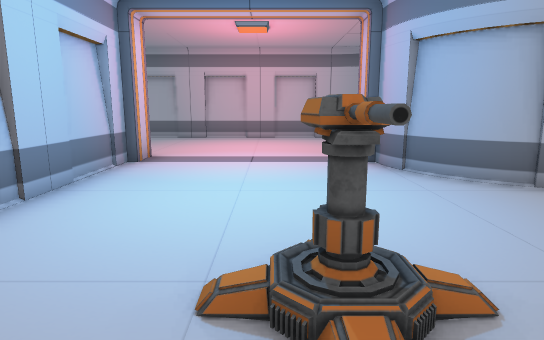
[1] (above)

16 first-person views from a walk through a scene from a Unity 3-D project. The camera is 1.3 m above the floor, tilts 10° down and sees 75° across. Doors are open. The floor is counted in squares, 1 m on a side. Each view is taken from the middle of a square. On the plan, view 1 faces up. The plan holds only what a view shows up to about 15 squares ahead; the rest is blank. The player is left out.

[2]
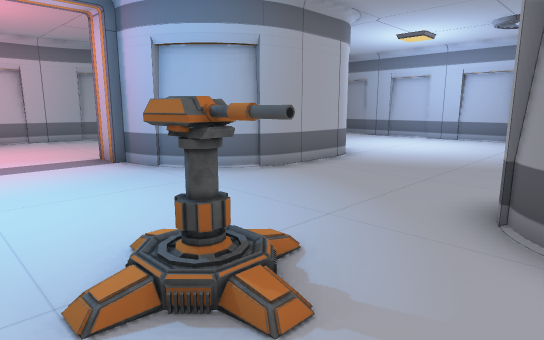

[3]
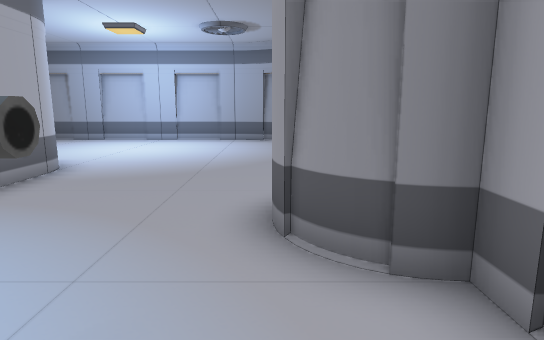

[4]
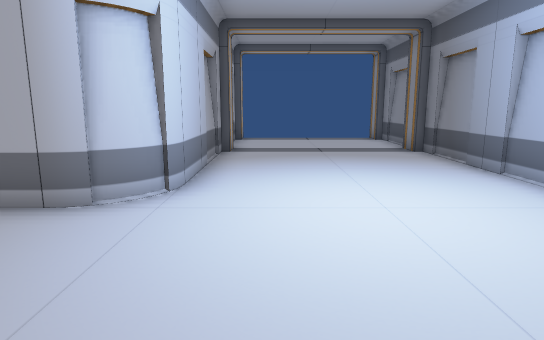

[5]
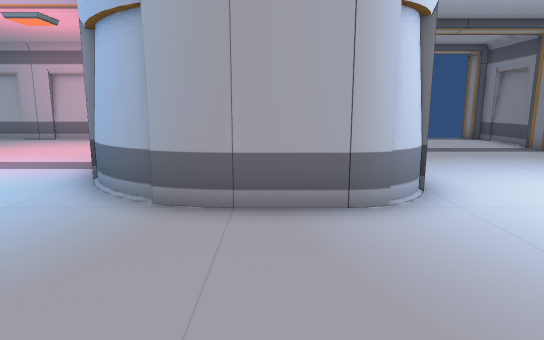

[6]
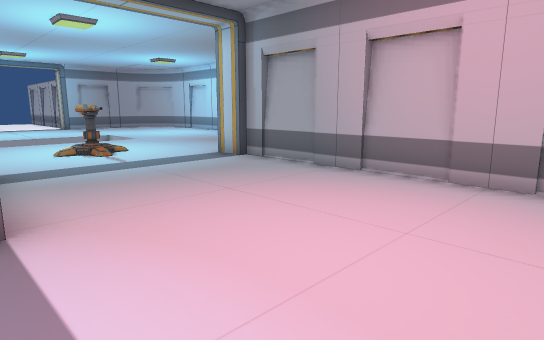

[7]
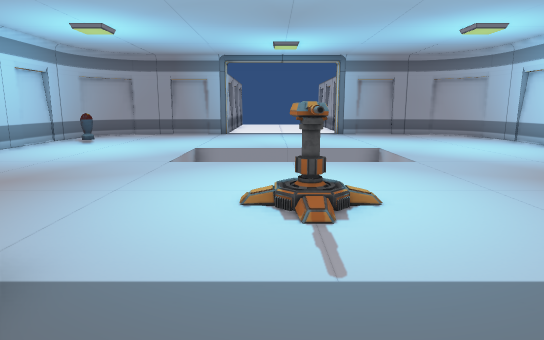

[8]
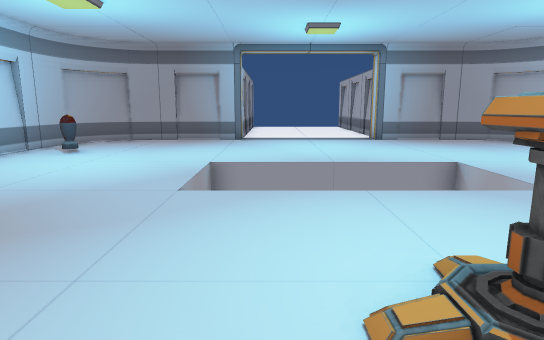

[9]
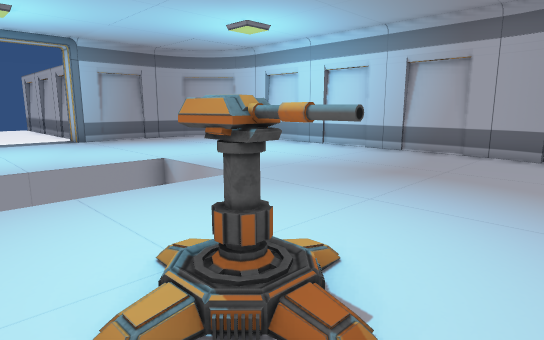

[10]
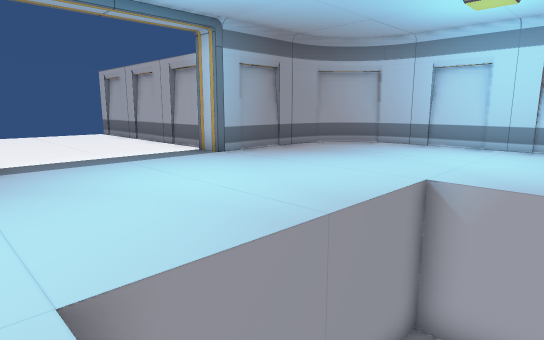

[11]
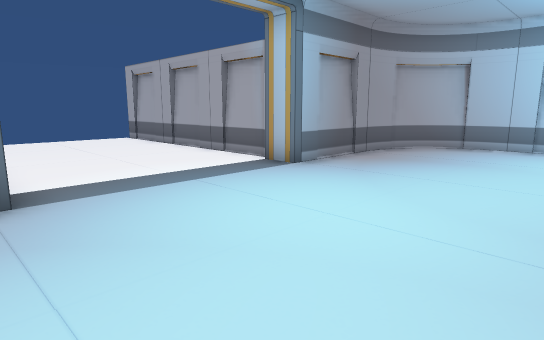

[12]
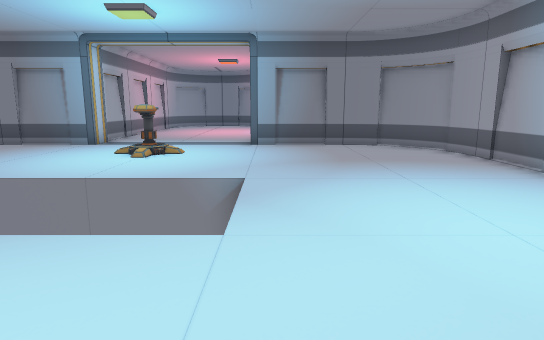

[13]
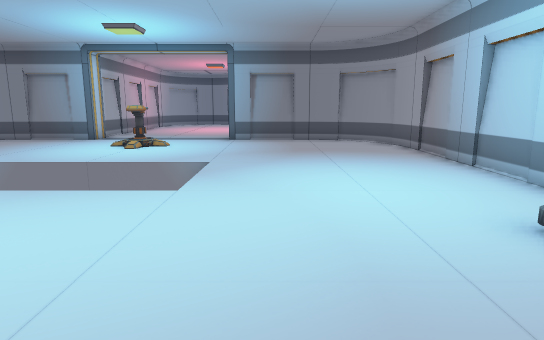

[14]
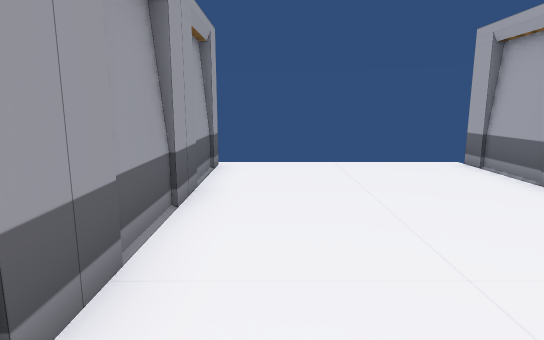

[15]
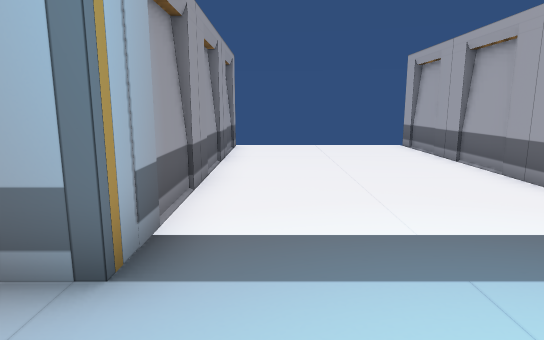

[16]
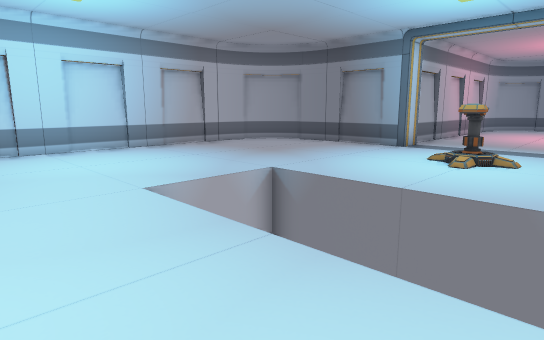

### Floor plan
Points are (right, up) in squares from view 1. A wall is a line through its corners. A room is listed if a view was taken in it or the views show most of it. See-through windows are left out.
Room 1 (views 1, 2, 3, 4, 5, 6, 7, 8, 9, 10, 11, 12, 13, 15, 16)
walls: (-3.2, 9.5) (-3.2, 8.5); (-3.5, 8.5) (-3.5, 4.5); (-7.4, 6) (-7.4, 9.7); (-7.6, 5.6) (-7.5, 6.1); (-7.7, 5.3) (-7.6, 5.8); (-6.4, 15.3) (-7.4, 15.3) (-7.4, 19); (-7.9, 4.8) (-7.6, 5.4); (-8.2, 4.4) (-7.8, 4.9); (-8.9, 3.8) (-8.4, 4.1); (2.3, 8.4) (2.3, 9.5); (2.5, 8) (2.5, 8.5); (2.6, 7.6) (2.5, 8.1); (-9.8, 3.6) (-9.3, 3.7) (-8.7, 4) (-8.1, 4.5); (2.7, 7.3) (2.6, 7.8); (-10.2, 3.5) (-9.6, 3.6); (-7.5, 18.9) (-7.6, 19.4); (3, 15.6) (-6.5, 15.6); (3.3, 15.4) (2.8, 15.5); (4.1, 6) (3.4, 6.5) (3, 7); (-7.6, 19.7) (-7.9, 20.1); (3.8, 15.2) (3.2, 15.4); (4.4, 5.8) (3.8, 6.1) (3.1, 6.8) (2.8, 7.5); (-7.8, 20) (-8.3, 20.7) (-9, 21.2); (4.1, 15.1) (3.7, 15.3); (-8.1, 20.5) (-8.6, 21) (-9.4, 21.4); (5.2, 5.5) (4.7, 5.6); (-9.2, 21.2) (-10.1, 21.5) (-20, 21.5); (-9.6, 21.4) (-10.1, 21.5); (1.9, -0.5) (2.5, -0.5) (2.6, 0); (7.2, 5.5) (5, 5.5) (4.2, 5.8); (8.5, 11.5) (8.5, 6.7); (8.8, 12.5) (8.8, 11.5); (8.5, 15.4) (8.5, 14.9); (-20, 3.4) (-10, 3.4); (-20.3, 3.6) (-19.8, 3.5); (-20.7, 3.8) (-20.2, 3.6); (-21.2, 3.9) (-20.7, 3.6); (-22.5, 9.8) (-22.5, 6); (-22.7, 8.9) (-22.7, 7.1); (-22.4, 5.8) (-22.3, 5.3); (-22.5, 6.2) (-22.4, 5.7); (-22.2, 4.9) (-21.7, 4.3) (-21.1, 3.9); (-22.4, 5.4) (-22, 4.7) (-21.5, 4.1); (-19.8, 21.5) (-20.3, 21.4); (-20.2, 21.4) (-20.7, 21.3); (-20.6, 21.4) (-21.2, 21.1); (14.3, 11.5) (14.3, 12.5); (-22.7, 17.9) (-22.7, 16.2); (-21.1, 21.2) (-21.8, 20.6) (-22.2, 20.1); (-22.5, 19) (-22.5, 15.3); (-22.2, 19.7) (-22.4, 19.3); (-21.5, 20.9) (-22, 20.3) (-22.4, 19.6); (-22.4, 19.4) (-22.5, 18.8); (14.6, 12.7) (14.6, 15.5); (14.2, 1.3) (14.4, 1.7); (14.4, 1.6) (14.5, 2.1); (14.6, 2) (14.6, 11.5)
ways out: open door at (-23, 12.5) to room 2; open door at (11.5, 16)
objects: other object (-19, 5); other object (-10, 12) to (-9, 13); other object (0, 2) to (1, 3)
Room 2 (view 14)
walls: (-23.8, 15.6) (-32.3, 15.6); (-32.3, 9.8) (-22.5, 9.8)
ways out: open door at (-23, 12.5) to room 1

Positions as (right, up) in squares from view 1, and headings:
1: (0, 0), facing up
2: (-1, 0), facing up-right
3: (0, 1), facing right
4: (10, 1), facing up
5: (6, 1), facing up
6: (1, 9), facing up-left
7: (-5, 12), facing left
8: (-8, 11), facing left
9: (-8, 11), facing up-left
10: (-14, 9), facing up-left
11: (-17, 9), facing up-left
12: (-20, 9), facing right
13: (-22, 8), facing right
14: (-24, 11), facing left
15: (-20, 11), facing left
16: (-19, 10), facing up-right
